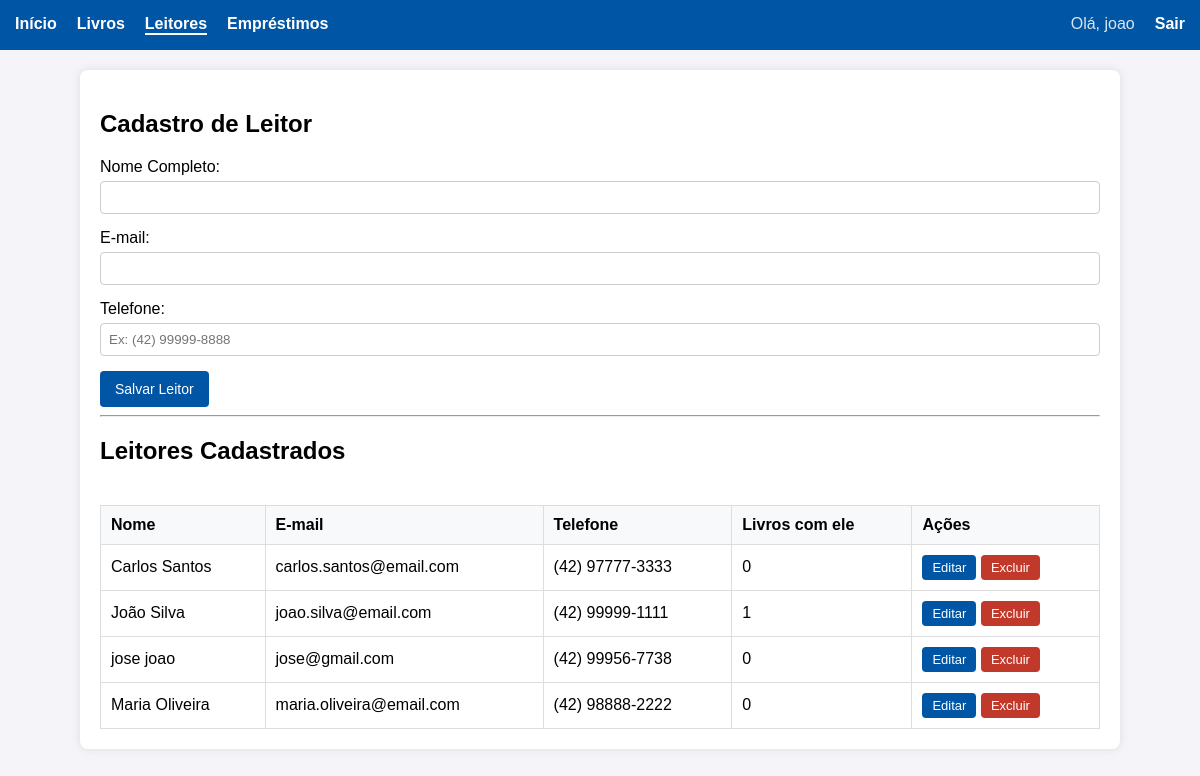
The page /controller/leitores.controllers.php (signed in) on the database its author committed.
### tables this page shows
CREATE TABLE `leitores` (
  `id` int(11) NOT NULL,
  `nome` varchar(255) NOT NULL,
  `email` varchar(255) NOT NULL,
  `telefone` varchar(20) NOT NULL
);

### controller/leitores.controllers.php (called while the page is built, shortened)
<?php
require_once __DIR__ . '/../includes/auth.php';
require_once __DIR__ . '/../includes/funcoes.php';
require_once __DIR__ . '/../models/leitor.models.php';
$menuAtivo = 'leitores';
$erros = [];
$form = ['id' => '', 'nome' => '', 'email' => '', 'telefone' => ''];
$editando = !empty($form['id']);
$leitores = Leitor::listarTodos();
require __DIR__ . '/../views/cabecalho.view.php';
require __DIR__ . '/../views/leitores_cadastro.view.php';
require __DIR__ . '/../views/rodape.view.php';

### includes/auth.php (called while the page is built, shortened)
<?php
$usuarioLogado = $_SESSION['usuario_nome'];

### includes/funcoes.php (called while the page is built, shortened)
<?php
function e(mixed $valor): string
{
    return htmlspecialchars((string) $valor, ENT_QUOTES, 'UTF-8');
}
function formatarTelefone(string $digitos): string
{
    if (strlen($digitos) === 11) {
        return '(' . substr($digitos, 0, 2) . ') ' . substr($digitos, 2, 5) . '-' . substr($digitos, 7);
    }
    return $digitos;
}
function classeErro(array $erros, string $campo): string
{
    return isset($erros[$campo]) ? 'invalido' : '';
}

### models/leitor.models.php (called while the page is built, shortened)
<?php
class Leitor implements CrudPadrao {
    private $id;
    private $nome;
    private $email;
    private $telefone;
    private $emprestimos_ativos;
    public function getId() { return $this->id; }
    public function getNome() { return $this->nome; }
    public function getEmail() { return $this->email; }
    public function getTelefone() { return $this->telefone; }
    public function getEmprestimosAtivos() { return (int) $this->emprestimos_ativos; }
    public static function listarTodos() {
        $bd = BD::conectar();
        $query = "SELECT l.*,
                  (SELECT COUNT(*) FROM emprestimos e WHERE e.leitor_id = l.id AND e.data_devolucao IS NULL) as emprestimos_ativos
                  FROM leitores l ORDER BY l.nome";
        $sql = $bd->prepare($query);
        $sql->execute();
        return $sql->fetchAll(PDO::FETCH_CLASS, 'Leitor');
    }
}

### views/leitores_cadastro.view.php (the view, shortened to what this page needs)
<h2><?= $editando ? 'Editar Leitor' : 'Cadastro de Leitor' ?></h2>
<form action="leitores.controllers.php?acao=salvar" method="POST" novalidate>
    <div class="form-group">
        <label for="nome">Nome Completo:</label>
        <input type="text" id="nome" name="nome" value="<?= e($form['nome']) ?>" class="<?= classeErro($erros, 'nome') ?>">
    </div>
    <div class="form-group">
        <label for="email">E-mail:</label>
        <input type="email" id="email" name="email" value="<?= e($form['email']) ?>" class="<?= classeErro($erros, 'email') ?>">
    </div>
    <div class="form-group">
        <label for="telefone">Telefone:</label>
        <input type="text" id="telefone" name="telefone" value="<?= e($form['telefone']) ?>" placeholder="Ex: (42) 99999-8888" class="<?= classeErro($erros, 'telefone') ?>">
    </div>
    <button type="submit"><?= $editando ? 'Salvar Alterações' : 'Salvar Leitor' ?></button>
</form>
<hr>
<h2>Leitores Cadastrados</h2>
<div class="tabela-container">
    <table>
        <thead>
            <tr>
                <th>Nome</th>
                <th>E-mail</th>
                <th>Telefone</th>
                <th>Livros com ele</th>
                <th>Ações</th>
            </tr>
        </thead>
        <tbody>
            <?php if (!empty($leitores)): ?>
                <?php foreach ($leitores as $leitor): ?>
                    <tr>
                        <td><?= e($leitor->getNome()) ?></td>
                        <td><?= e($leitor->getEmail()) ?></td>
                        <td><?= e(formatarTelefone($leitor->getTelefone())) ?></td>
                        <td><?= $leitor->getEmprestimosAtivos() ?></td>
                        <td class="acoes">
                            <a href="leitores.controllers.php?acao=editar&id=<?= $leitor->getId() ?>" class="botao-pequeno">Editar</a>
                            <form action="leitores.controllers.php?acao=excluir" method="POST" onsubmit="return confirm('Deseja excluir este leitor?');">
                                <button type="submit" class="botao-pequeno perigo">Excluir</button>
                            </form>
                        </td>
                    </tr>
                <?php endforeach; ?>
            <?php else: ?>
                <tr><td colspan="5">Nenhum leitor cadastrado.</td></tr>
            <?php endif; ?>
        </tbody>
    </table>
</div>

### views/cabecalho.view.php (shortened to what this page needs)
<!DOCTYPE html>
<html lang="pt-BR">
<head>
    <link rel="stylesheet" href="../css/style.css">
</head>
<body>
    <nav class="menu">
        <a href="painel.controllers.php" class="<?= $menuAtivo === 'painel' ? 'ativo' : '' ?>">Início</a>
        <a href="livros.controllers.php" class="<?= $menuAtivo === 'livros' ? 'ativo' : '' ?>">Livros</a>
        <a href="leitores.controllers.php" class="<?= $menuAtivo === 'leitores' ? 'ativo' : '' ?>">Leitores</a>
        <a href="emprestimos.controllers.php" class="<?= $menuAtivo === 'emprestimos' ? 'ativo' : '' ?>">Empréstimos</a>
        <span class="usuario-logado">Olá, <?= e($usuarioLogado) ?></span>
        <a href="logout.controllers.php">Sair</a>
    </nav>
    <div class="container">

### views/rodape.view.php
    </div>
</body>
</html>

### css/style.css (style rules this page uses)
body { font-family: Arial, sans-serif; margin: 0; padding: 0; background-color: #f4f4f9; }
.container { max-width: 1000px; margin: 20px auto; padding: 20px; background: white; border-radius: 8px; box-shadow: 0 0 10px rgba(0,0,0,0.1); }
.menu { background: #0055a4; padding: 15px; color: white; display: flex; gap: 20px; }
.menu a { color: white; text-decoration: none; font-weight: bold; }
table { width: 100%; border-collapse: collapse; margin-top: 20px; }
th, td { padding: 10px; border: 1px solid #ddd; text-align: left; }
th { background-color: #f8f9fa; }
.form-group { margin-bottom: 15px; }
.form-group label { display: block; margin-bottom: 5px; }
.form-group input, .form-group select { width: 100%; padding: 8px; box-sizing: border-box; border: 1px solid #ccc; border-radius: 4px; }
button { padding: 10px 15px; background: #0055a4; color: white; border: none; cursor: pointer; border-radius: 4px; font-size: 14px; }
.menu a.ativo { border-bottom: 2px solid white; }
.menu .usuario-logado { margin-left: auto; opacity: 0.85; }
.botao-pequeno { display: inline-block; padding: 5px 10px; font-size: 13px; background: #0055a4; color: white; text-decoration: none; border-radius: 4px; }
.botao-pequeno.perigo { background: #c0392b; }
.tabela-container { overflow-x: auto; }
td.acoes { white-space: nowrap; }
td.acoes form { display: inline; }

### rows shown on the page
leitores: nome "Carlos Santos", email "carlos.santos@email.com", telefone "(42) 97777-3333", EmprestimosAtivos "0"
leitores: nome "João Silva", email "joao.silva@email.com", telefone "(42) 99999-1111", EmprestimosAtivos "1"
leitores: nome "jose joao", email "jose@gmail.com", telefone "(42) 99956-7738", EmprestimosAtivos "0"
leitores: nome "Maria Oliveira", email "maria.oliveira@email.com", telefone "(42) 98888-2222", EmprestimosAtivos "0"

### other values the page prints
$usuarioLogado "joao"
